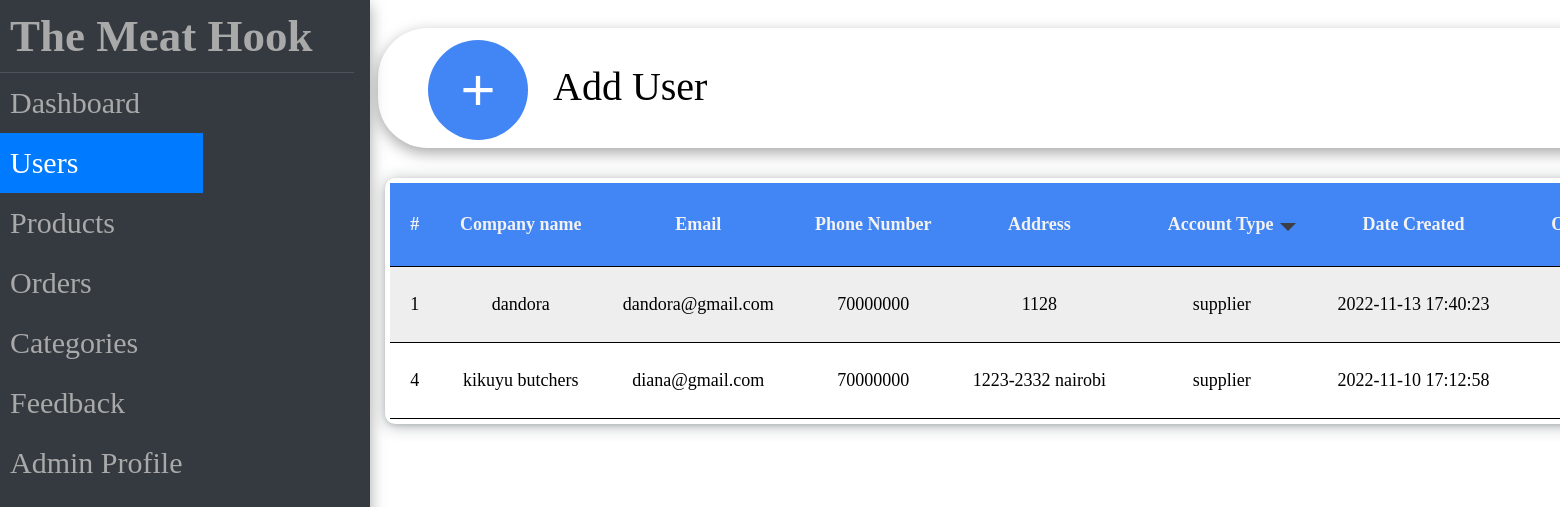
Screenshot of /admin/offline_users.php (signed in) with the database file from the repository.
### tables this page shows
CREATE TABLE `users` (
  `id` int(11) NOT NULL,
  `cname` varchar(255) NOT NULL,
  `email` varchar(255) NOT NULL,
  `phoneno` int(255) NOT NULL,
  `address` varchar(255) NOT NULL,
  `account` varchar(255) NOT NULL,
  `password` varchar(255) NOT NULL,
  `status` varchar(255) NOT NULL,
  `date_created` timestamp NOT NULL DEFAULT current_timestamp() ON UPDATE current_timestamp(),
  `last_activity` timestamp NOT NULL DEFAULT current_timestamp() ON UPDATE current_timestamp()
);

### helpers/DbHelpers.php (called while the page is built, shortened)
<?php
function GetRelativePath($path)
{
  $npath = str_replace('\\', '/', $path);
  return str_replace('DOCUMENT_ROOT', '', $npath);
}
require(GetRelativePath(dirname(__FILE__))."../../config/db.conf.php");
class DbHelpers {
  public $db;
  public function __construct($conn) {
    $this->db = $conn;
  }
  public function getOnlineUsers ($status) {
    $result = mysqli_query($this->db, "SELECT * FROM users WHERE status = '$status'");
    if ($result) {
      return $result;
    } else {
      return 'table not found';
    }
  }
}
$db_helpers = new DbHelpers($conn);
?>

### admin/offline_users.php (the view, shortened to what this page needs)
<?php include_once('main.php'); ?>
		<div class="nav-links">
			<a href="admin.php">Dashboard</a>
			<a href="users_report.php" style="background-color: #007bff; color: #FFF">Users</a>
			<a href="product_report.php">Products</a>
			<a href="orders_report.php">Orders</a>
			<a href="categories_report.php">Categories</a>
			<a href="feedback_report.php">Feedback</a>
			<a href="admin_profile.php">Admin Profile</a>
		</div>
	</div>
	<?php
	include('../helpers/DbHelpers.php');
	$value = $db_helpers->getOnlineusers('offline');
?>
    <div class="box1">
        <div class="left">
            <a href="addUser.php"><button type="" class="addUser" name="add_user">+</button></a>
            <p>Add User</p>
        </div>
    </div>
    <div class="table">
	 <div class="supplierTable">
        <table>
         <tr>
            <th>#</th>
            <th>Company name</th>
            <th>Email</th>
            <th>Phone Number</th>
            <th>Address</th>
            <th>
              <label class="dropdown">
                <div class="dd-button">Account Type </div><div class="triangle"></div>
              </label>
            </th>
            <th>Date Created</th>
            <th>
              <label class="dropdown">
                <div class="dd-button"> Offline Users</div><div class="triangle"></div>
              </label></th>
         </tr>
         <?php
         while($detail = mysqli_fetch_assoc($value)) : ?>
         <tr>
            <td><?= $detail['id']; ?></td>
            <td><?= $detail['cname']; ?></td>
            <td><?= $detail['email']; ?></td>
            <td><?= $detail['phoneno']; ?></td>
            <td><?= $detail['address']; ?></td>
            <td><?= $detail['account']; ?></td>
            <td><?= $detail['date_created']; ?></td>
            <td>
            </td>
         </tr>
         <?php endwhile; ?>
        </table>
	</div>
</div>
</body>
</html>

### public/css/adminstyles.css (style rules this page uses)
.nav > .nav-links { display: block; float: left; font-size: 20px; list-style-type: none; margin: 0; padding: 0; width: 13%; position: fixed; height: 100%; overflow: auto; }
.nav > .nav-links > a { display: block; padding: 13px 10px 13px 10px; text-decoration: none; color: #9c9c9c; }
.addUser { width:100px; height:100px; line-height:80px; background-color: #4285F4; border-radius: 50%; color: #fff; padding: 10px; font-size: 60px; margin: 2px 10px; border: none; outline: none; cursor: pointer; text-align: center; }
.left { margin: 10px 10px 10px 40px; display: flex; }
.left > p { text-align: center; padding: 5px; margin: 10px; font-size: 40px; padding-top: 15px; }
.box1 { margin: 20px 20px 20px 370px; font-size: 18px; align-content: center; width: 80%; height: 120px; border-radius: 50px; box-shadow: rgba(0, 0, 0, 0.35) 0px 5px 15px; }
.table { margin: auto 370px; font-size: 18px; align-content: center; width: 75%; height: auto; }
table { border-collapse: collapse; width: 100%; height: 70px; text-align: center; margin: auto; padding: 10px; }
.supplierTable { margin: 10px 7px 100px; padding: 5px; box-shadow: rgba(14, 30, 37, 0.12) 0px 2px 4px 0px, rgba(14, 30, 37, 0.32) 0px 2px 16px 0px; border-radius: 10px; }
th, td { padding: 20px; border-bottom: 1px solid #000; }
th { background-color: #4285F4; color: #f2f2f2; }
tr:nth-child(even) { background-color: #eeeeee; }
.dropdown { display: flex; position: relative; }
.dd-button { display: inline-block; border: 1px solid #4285F4; border-radius: 4px; padding: 10px 30px 10px 20px; background-color: #4285F4; cursor: pointer; white-space: nowrap; }
.dd-button::after { content: ''; position: absolute; top: 50%; right: 15px; transform: translateY(-50%); width: 0; height: 0; border-left: 5px solid transparent; border-right: 5px solid transparent; border-top: 5px solid transparent; }
.triangle { color: white; width: 0px; height: 0px; border: 8px solid black; border-top-color: #3c4044; border-right-color: transparent; border-bottom-color: transparent; border-left-color: transparent; margin: 20px 0px 0px -25px; }
.nav > .nav-links { display: block; text-align: left; font-size: 30px; }
.nav > .nav-links > a { display: block; padding: 13px 10px 13px 10px; text-decoration: none; color: #a9a9a9 ; }

### rows the page displays
users: id "1", cname "dandora", email "dandora@gmail.com", phoneno "70000000", address "1128", account "supplier", date_created "2022-11-13 17:40:23"
users: id "4", cname "kikuyu butchers", email "diana@gmail.com", phoneno "70000000", address "1223-2332 nairobi", account "supplier", date_created "2022-11-10 17:12:58"
